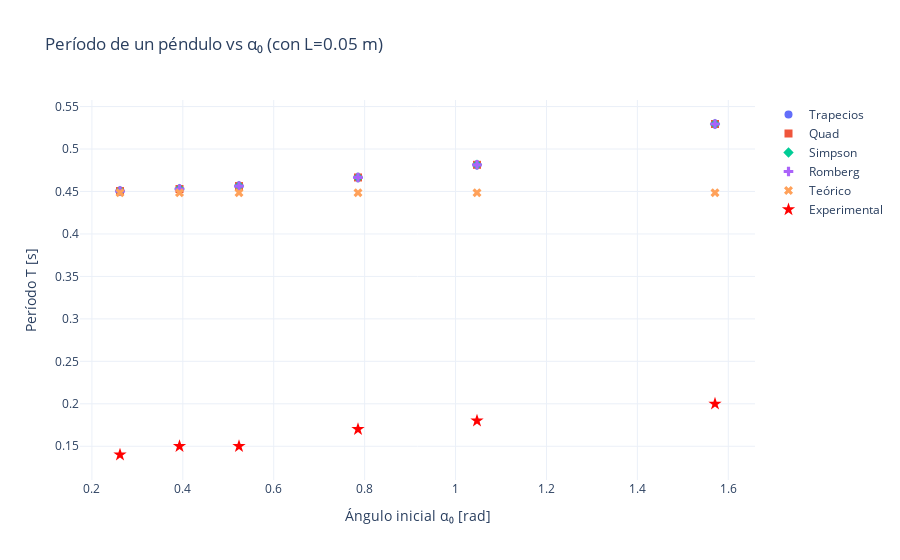

Notebook cell for this chart:
### Markdown cell above
Para hacerse una idea, generemos un gráfico interactivo para visualizar como varía esta función según los valores de L, g y el águlo inicial

### Code cell
# Crear la figura
fig = go.Figure()

# Agregamos los puntos calculados con trapecios
fig.add_trace(go.Scatter(x=ang, y=[trapz0, trapz1, trapz2, trapz3, trapz4, trapz5], mode='markers', name='Trapecios', marker=dict(size=8, symbol='circle')))
fig.add_trace(go.Scatter(x=ang, y=[quad0[0], quad1[0], quad2[0], quad3[0], quad4[0], quad5[0]], mode='markers', name='Quad', marker=dict(size=8, symbol='square')))
fig.add_trace(go.Scatter(x=ang, y=[simp0, simp1, simp2, simp3, simp4, simp5], mode='markers', name='Simpson', marker=dict(size=8, symbol='diamond')))
fig.add_trace(go.Scatter(x=ang, y=[romb0, romb1, romb2, romb3, romb4, romb5], mode='markers', name='Romberg', marker=dict(size=8, symbol='cross')))
fig.add_trace(go.Scatter(x=ang, y=[T_teorico, T_teorico, T_teorico, T_teorico, T_teorico, T_teorico], mode = 'markers', name='Teórico', marker=dict(size=8, symbol='x')))
fig.add_trace(go.Scatter(x=ang, y=exp, mode='markers', name='Experimental', marker=dict(size=10, color='red', symbol='star')))

fig.update_layout(
    title=f"Período de un péndulo vs α₀ (con L={L} m)",
    xaxis_title='Ángulo inicial α₀ [rad]',
    yaxis_title='Período T [s]',
    template='plotly_white'
)

fig.show()

### Figure 1 — Plotly figure (JSON) as saved in the notebook; plotly's stock layout.template omitted (floating-point values rounded to 4 significant figures)
{"data": [{"marker": {"size": 8, "symbol": "circle"}, "mode": "markers", "name": "Trapecios", "type": "scatter", "x": [0.2618, 0.3927, 0.5236, 0.7854, 1.047, 1.571], "y": [0.4505, 0.4529, 0.4564, 0.4665, 0.4814, 0.5295]}, {"marker": {"size": 8, "symbol": "square"}, "mode": "markers", "name": "Quad", "type": "scatter", "x": [0.2618, 0.3927, 0.5236, 0.7854, 1.047, 1.571], "y": [0.4505, 0.4529, 0.4564, 0.4665, 0.4814, 0.5295]}, {"marker": {"size": 8, "symbol": "diamond"}, "mode": "markers", "name": "Simpson", "type": "scatter", "x": [0.2618, 0.3927, 0.5236, 0.7854, 1.047, 1.571], "y": [0.4505, 0.4529, 0.4564, 0.4665, 0.4814, 0.5295]}, {"marker": {"size": 8, "symbol": "cross"}, "mode": "markers", "name": "Romberg", "type": "scatter", "x": [0.2618, 0.3927, 0.5236, 0.7854, 1.047, 1.571], "y": [0.4505, 0.4529, 0.4564, 0.4665, 0.4814, 0.5295]}, {"marker": {"size": 8, "symbol": "x"}, "mode": "markers", "name": "Teórico", "type": "scatter", "x": [0.2618, 0.3927, 0.5236, 0.7854, 1.047, 1.571], "y": [0.4486, 0.4486, 0.4486, 0.4486, 0.4486, 0.4486]}, {"marker": {"color": "red", "size": 10, "symbol": "star"}, "mode": "markers", "name": "Experimental", "type": "scatter", "x": [0.2618, 0.3927, 0.5236, 0.7854, 1.047, 1.571], "y": [0.14, 0.15, 0.15, 0.17, 0.18, 0.2]}], "layout": {"title": {"text": "Período de un péndulo vs α₀ (con L=0.05 m)"}, "xaxis": {"title": {"text": "Ángulo inicial α₀ [rad]"}}, "yaxis": {"title": {"text": "Período T [s]"}}}}
